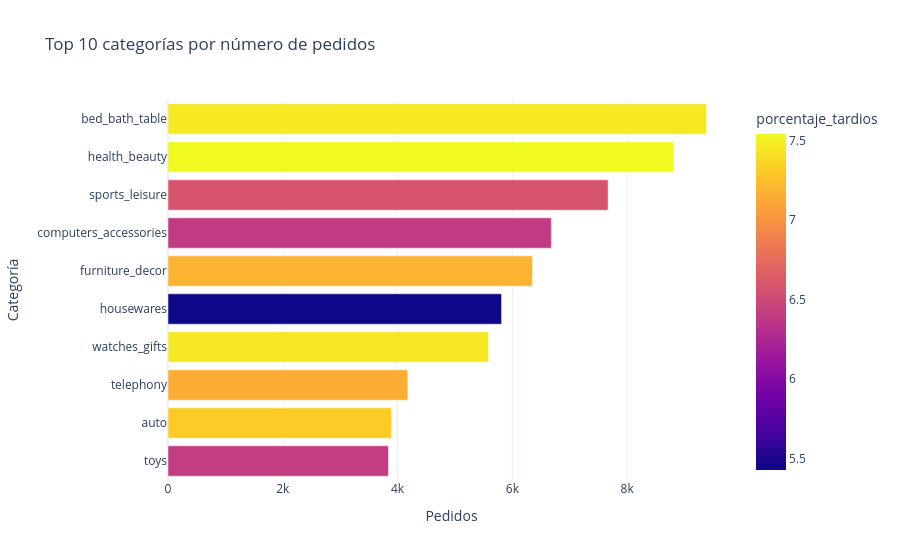

Notebook code for this chart:
### Code cell
top10_order_categories = (
    category_summary
    .sort_values("pedidos", ascending=False)
    .head(10)
    .reset_index(drop=True)
)

fig = px.bar(
    top10_order_categories.sort_values("pedidos"),
    x="pedidos",
    y="main_category",
    orientation="h",
    color="porcentaje_tardios",
    title="Top 10 categorías por número de pedidos",
    hover_data=["ventas", "ticket_promedio", "review_score_promedio"]
)

fig.update_layout(
    xaxis_title="Pedidos",
    yaxis_title="Categoría"
)

fig.show()

### Figure 1 — Plotly figure (JSON) as saved in the notebook; plotly's stock layout.template omitted (floating-point values rounded to 4 significant figures)
{"data": [{"alignmentgroup": "True", "customdata": [[556900.0, 145.0, 4.2], [687600.0, 176.7, 4.09], [393900.0, 94.31, 4.01], [1299000.0, 232.7, 4.07], [775100.0, 133.4, 4.15], [907000.0, 142.8, 4.02], [1064000.0, 159.3, 4.03], [1154000.0, 150.5, 4.18], [1443000.0, 163.8, 4.18], [1258000.0, 134.0, 3.97]], "hovertemplate": "pedidos=%{x}<br>main_category=%{y}<br>ventas=%{customdata[0]}<br>ticket_promedio=%{customdata[1]}<br>review_score_promedio=%{customdata[2]}<br>porcentaje_tardios=%{marker.color}<extra></extra>", "legendgroup": "", "marker": {"color": [6.41, 7.31, 7.15, 7.45, 5.43, 7.18, 6.4, 6.59, 7.54, 7.46], "coloraxis": "coloraxis", "pattern": {"shape": ""}}, "name": "", "offsetgroup": "", "orientation": "h", "showlegend": false, "textposition": "auto", "type": "bar", "x": [3841, 3891, 4177, 5584, 5812, 6350, 6679, 7668, 8810, 9385], "xaxis": "x", "y": ["toys", "auto", "telephony", "watches_gifts", "housewares", "furniture_decor", "computers_accessories", "sports_leisure", "health_beauty", "bed_bath_table"], "yaxis": "y"}], "layout": {"barmode": "relative", "coloraxis": {"colorbar": {"title": {"text": "porcentaje_tardios"}}, "colorscale": [[0, "#0d0887"], [0.1111, "#46039f"], [0.2222, "#7201a8"], [0.3333, "#9c179e"], [0.4444, "#bd3786"], [0.5556, "#d8576b"], [0.6667, "#ed7953"], [0.7778, "#fb9f3a"], [0.8889, "#fdca26"], [1, "#f0f921"]]}, "legend": {"tracegroupgap": 0}, "title": {"text": "Top 10 categorías por número de pedidos"}, "xaxis": {"anchor": "y", "domain": [0, 1], "title": {"text": "Pedidos"}}, "yaxis": {"anchor": "x", "domain": [0, 1], "title": {"text": "Categoría"}}}}
